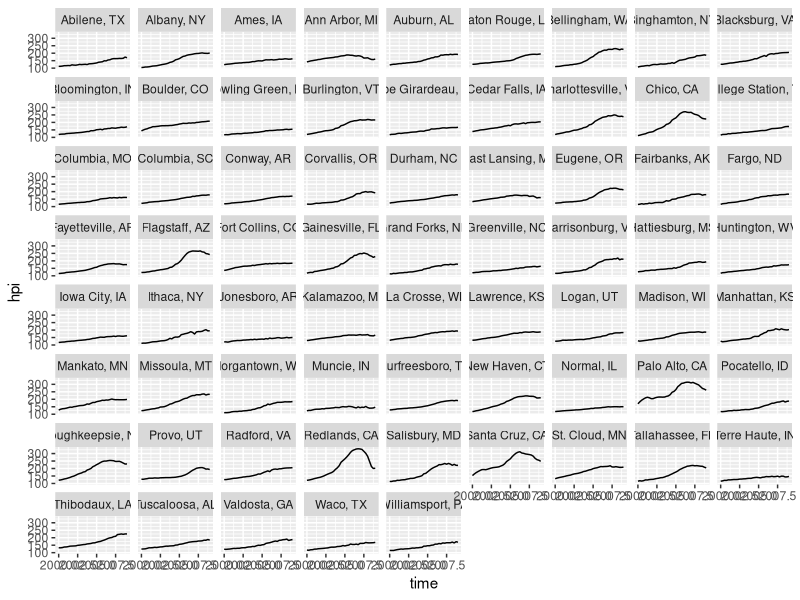

Here is the R script that generated this plot: (Note: this script raises an error after producing the figure.)
library(ggplot2)
options(stringsAsFactors = FALSE)


# Helper functions ----------------------------------------------------------
savePlot <- function(..., plot= FALSE, big = TRUE)
{
nameOfPlot <- substitute(...)
nameOfPlot <- gsub("_", "-", nameOfPlot)

  dir.create("exports/", showWarnings = FALSE)

  cat("\nPrinting plot ", nameOfPlot,".pdf in folder 'exports'", sep ="")
  if(plot)
    if(big)
      ggsave(..., file=paste("exports/", nameOfPlot,"_BIG.pdf",sep = "", collapse = ""), width=20, height=15)    
    else
      ggsave(..., file=paste("exports/", nameOfPlot,".pdf",sep = "", collapse = ""), width=8, height=6)
  else
    cat("\nJust Kidding!!!\n")
  cat("\n")
}
index <- function(x) x / x[1]



#-----------------------------------------------------------------------------

hpi<- read.csv("../fhfa-house-price-index/fhfa-house-price-index-msa.csv")
both<- read.csv("college-hpi.csv")

hpi$time <- hpi$year + (hpi$quarter - 1) / 4
hpi$city_state <- paste(hpi$city, hpi$state, sep = ", ")

hpi_by_citystate <- qplot(x=time, y=hpi,data=both, facets=~city_state, geom="line")
savePlot(hpi_by_citystate)

# I'd suggest plotting all cities facetted by state, with an overlaid average for each state (so you can see if they were better or worse off)

hpi <- ddply(hpi, c("state", "time"), transform, state_mean = mean(hpi), .progress = "text")


both <- merge(both, unique(hpi[, c("state", "time", "state_mean") ]))



hpi_by_state <- qplot(x=time, y=hpi,data=both, group = city_state, facets=~state, geom="line") + geom_line(aes(y = state_mean), colour = I("red"))

hpiCA <- qplot(x=time, y=hpi,data=hpi[hpi$state == "CA", ], group = city_state, facets=~state, geom="line") + geom_line(aes(y = state_mean), colour = I("red")) + geom_line(data = both[both$state == "CA", ] , colour = I("blue"))

#Makes a plot of each state with the cities, mean, and college towns.
#pdf("exports/all-states.pdf", width = 16, height = 12)
#  for(i in unique(both$state))
#    print(qplot(x=time, y=hpi,data=hpi[hpi$state == i, ], group = city_state, facets=~state, geom="line") + geom_line(aes(y = state_mean), colour = I("red")) + geom_line(data = both[both$state == i, ] , colour = I("blue")))
#dev.off()


# Make a super data set that contains the state mean, each city's hpi and the college towns.  Fun!
types <- c("Cities", "College Towns", "Mean of All Cities")

d <- hpi[nchar(hpi$state) < 3 & hpi$state %in% both$state , ]

m <- d[, c("state", "time", "state_mean", "city_state")]
m$Type <- rep(types[3], nrow(m))
m$city_state <- paste("b",m$state, sep = "") # helps with order (2nd)
names(m) <- c("state", "time", "hpi", "city_state", "Type")
m <- unique(m)


d <- d[, c("state", "time", "hpi", "city_state") ]
d$Type <- rep(types[1], nrow(d))
d$city_state <- paste("a",d$city_state, sep = "") # helps with order (1st)


b <- both[, c("state", "time", "hpi", "city_state") ]
b$Type <- rep(types[2], nrow(both))
b$city_state <- paste("c",b$city_state, sep = "") # helps with order (3rd)

data <- rbind( d, m, b)

data$Type <- factor(data$Type, levels = types)
  
hpi_All_States <- qplot(
    x = time, 
    y = hpi, 
    data = data, 
    colour = Type, 
    group = city_state, 
    facets = ~ state, 
    geom = "line", 
    log = "y",
    main = "HPI Comparison for College Towns",
    ylab = "log(Housing Price Index)",
    xlab = "Time"
  ) + 
  scale_colour_manual( 
    breaks = types, 
    values = c(
      "Cities" = "black", 
      "College Towns" = "green", 
      "Mean of All Cities" = "red"
    )
  ) 
  
savePlot(hpi_All_States)




